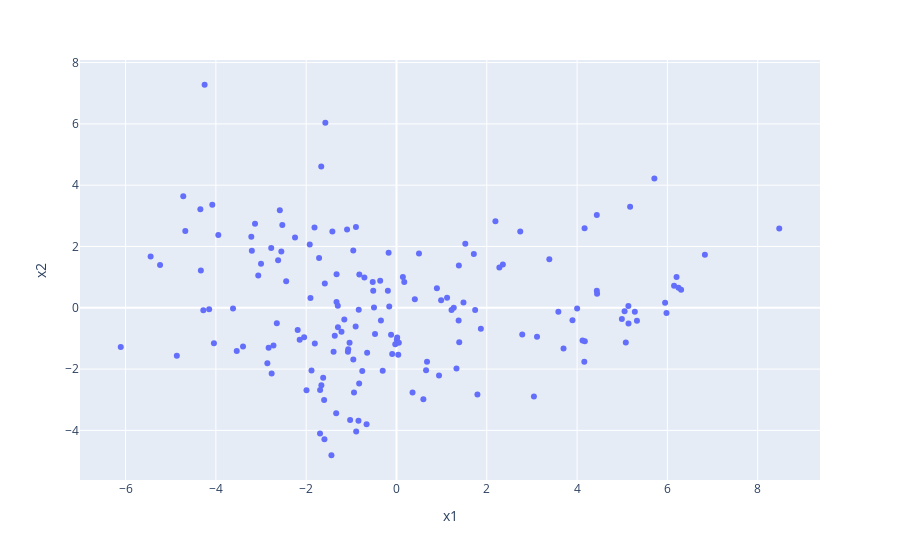

Notebook cell for this chart:
### Markdown cell above
# Models

### Code cell
px.scatter(wr_pca,'x1','x2',hover_name=routerunning_pca.index)

### Figure 1 — Plotly figure (JSON) as saved in the notebook; plotly's stock layout.template omitted (floating-point values rounded to 4 significant figures; data arrays with more than 128 entries replaced by an {"elided": "..."} marker saying what was removed)
{"data": [{"hoverlabel": {"namelength": 0}, "hovertemplate": "<b>%{hovertext}</b><br><br>x1=%{x}<br>x2=%{y}", "hovertext": {"elided": "160 str values"}, "legendgroup": "", "marker": {"color": "#636efa", "symbol": "circle"}, "mode": "markers", "name": "", "showlegend": false, "type": "scatter", "x": {"elided": "160 float values"}, "xaxis": "x", "y": {"elided": "160 float values"}, "yaxis": "y"}], "layout": {"legend": {"tracegroupgap": 0}, "margin": {"t": 60}, "xaxis": {"anchor": "y", "domain": [0, 1], "title": {"text": "x1"}}, "yaxis": {"anchor": "x", "domain": [0, 1], "title": {"text": "x2"}}}}
